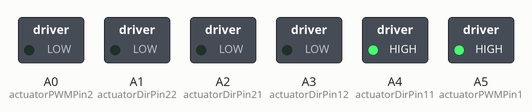
Bench run of a sketch on a simulated Arduino Uno, built with avr-gcc and run on an emulated ATmega328P. Shown: switched loads named in the sketch (green lamp = pin HIGH).

Above: at 0.1 s.
At 3.1 s:
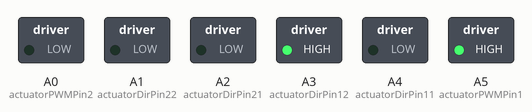
At 12.1 s:
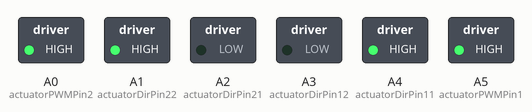
At 18.1 s:
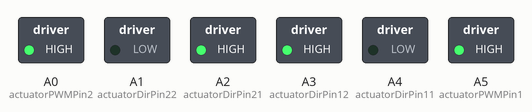
At 39.1 s:
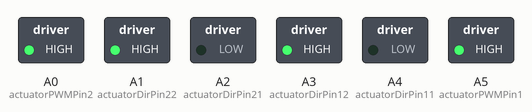
Timing chart, 0 to 40.0 s (numbered marks = the images above):
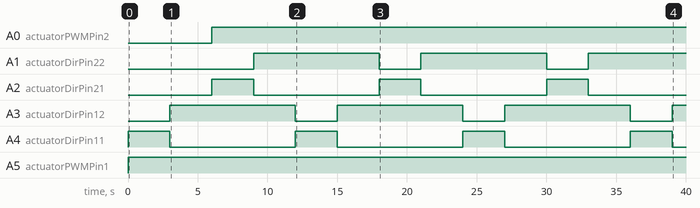

Measured:
- by itself, A0 (actuatorPWMPin2): LOW → HIGH at 6.0 s
- by itself, A1 (actuatorDirPin22), A3 (actuatorDirPin12): alternates HIGH for 9.0 s and LOW for 3.0 s
- by itself, A2 (actuatorDirPin21), A4 (actuatorDirPin11): alternates HIGH for 3.0 s and LOW for 9.0 s
- by itself, A5 (actuatorPWMPin1): LOW → HIGH at 0.00 s

The sketch:

testL298N.ino
```cpp
const int actuatorPWMPin1 = A5;
const int actuatorPWMPin2 = A0;
const int actuatorDirPin11 = A4;
const int actuatorDirPin12 = A3;
const int actuatorDirPin21 = A2;
const int actuatorDirPin22 = A1;
const int motorSpeed = 255;

void stopActuator1() {
  analogWrite(actuatorPWMPin1, 0);
}

void stopActuator2() {
  analogWrite(actuatorPWMPin2, 0);
}

void forwardActuator1() {
  digitalWrite(actuatorDirPin11, HIGH);
  digitalWrite(actuatorDirPin12, LOW);
  analogWrite(actuatorPWMPin1, motorSpeed);
}

void forwardActuator2() {
  digitalWrite(actuatorDirPin21, HIGH);
  digitalWrite(actuatorDirPin22, LOW);
  analogWrite(actuatorPWMPin2, motorSpeed);
}

void backwardActuator1() {
  digitalWrite(actuatorDirPin11, LOW);
  digitalWrite(actuatorDirPin12, HIGH);
  analogWrite(actuatorPWMPin1, motorSpeed);
}

void backwardActuator2() {
  digitalWrite(actuatorDirPin21, LOW);
  digitalWrite(actuatorDirPin22, HIGH);
  analogWrite(actuatorPWMPin2, motorSpeed);
}

void setup() {
  pinMode(actuatorPWMPin1, OUTPUT);
  pinMode(actuatorPWMPin2, OUTPUT);
  pinMode(actuatorDirPin11, OUTPUT);
  pinMode(actuatorDirPin12, OUTPUT);
  pinMode(actuatorDirPin21, OUTPUT);
  pinMode(actuatorDirPin22, OUTPUT);
}

void loop() {
  forwardActuator1();
  delay(3000);
  backwardActuator1();
  delay(3000);
  forwardActuator2();
  delay(3000);
  backwardActuator2();
  delay(3000);
}
```
